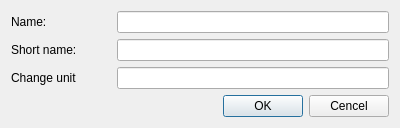
<?xml version="1.0" encoding="UTF-8"?>
<ui version="4.0">
 <class>CreateMeasure</class>
 <widget class="QDialog" name="CreateMeasure">
  <property name="geometry">
   <rect>
    <x>0</x>
    <y>0</y>
    <width>400</width>
    <height>125</height>
   </rect>
  </property>
  <property name="sizePolicy">
   <sizepolicy hsizetype="Fixed" vsizetype="Fixed">
    <horstretch>0</horstretch>
    <verstretch>0</verstretch>
   </sizepolicy>
  </property>
  <property name="windowTitle">
   <string>Create/Update Measure</string>
  </property>
  <property name="locale">
   <locale language="English" country="UnitedStates"/>
  </property>
  <property name="modal">
   <bool>false</bool>
  </property>
  <layout class="QGridLayout" name="gridLayout">
   <property name="leftMargin">
    <number>11</number>
   </property>
   <property name="topMargin">
    <number>11</number>
   </property>
   <property name="rightMargin">
    <number>11</number>
   </property>
   <property name="bottomMargin">
    <number>11</number>
   </property>
   <item row="4" column="0" colspan="2">
    <layout class="QHBoxLayout" name="horizontalLayout">
     <item>
      <spacer name="horizontalSpacer">
       <property name="orientation">
        <enum>Qt::Horizontal</enum>
       </property>
       <property name="sizeHint" stdset="0">
        <size>
         <width>40</width>
         <height>20</height>
        </size>
       </property>
      </spacer>
     </item>
     <item>
      <widget class="QPushButton" name="okBtn">
       <property name="text">
        <string>OK</string>
       </property>
      </widget>
     </item>
     <item>
      <widget class="QPushButton" name="cancelBtn">
       <property name="text">
        <string>Cencel</string>
       </property>
      </widget>
     </item>
    </layout>
   </item>
   <item row="0" column="1">
    <widget class="QLineEdit" name="nameEdit">
     <property name="toolTip">
      <string>&lt;html&gt;&lt;head/&gt;&lt;body&gt;&lt;p&gt;For example: Kilograms&lt;/p&gt;&lt;/body&gt;&lt;/html&gt;</string>
     </property>
    </widget>
   </item>
   <item row="1" column="1">
    <widget class="QLineEdit" name="shortNameEdit">
     <property name="toolTip">
      <string>&lt;html&gt;&lt;head/&gt;&lt;body&gt;&lt;p&gt;For example: Kg&lt;/p&gt;&lt;/body&gt;&lt;/html&gt;</string>
     </property>
    </widget>
   </item>
   <item row="0" column="0">
    <widget class="QLabel" name="nameLb">
     <property name="minimumSize">
      <size>
       <width>100</width>
       <height>0</height>
      </size>
     </property>
     <property name="text">
      <string>Name:</string>
     </property>
    </widget>
   </item>
   <item row="1" column="0">
    <widget class="QLabel" name="shortNameLb">
     <property name="text">
      <string>Short name:</string>
     </property>
    </widget>
   </item>
   <item row="2" column="0">
    <widget class="QLabel" name="unitLb">
     <property name="text">
      <string>Change unit</string>
     </property>
    </widget>
   </item>
   <item row="2" column="1">
    <widget class="QLineEdit" name="unitEdit">
     <property name="toolTip">
      <string>&lt;html&gt;&lt;head/&gt;&lt;body&gt;&lt;p&gt;For example: 1000 (1 kilogram = 1000 grams, only if have mo little measure, otherwise = 1)&lt;/p&gt;&lt;/body&gt;&lt;/html&gt;</string>
     </property>
    </widget>
   </item>
  </layout>
 </widget>
 <tabstops>
  <tabstop>nameEdit</tabstop>
  <tabstop>shortNameEdit</tabstop>
  <tabstop>unitEdit</tabstop>
  <tabstop>okBtn</tabstop>
  <tabstop>cancelBtn</tabstop>
 </tabstops>
 <resources/>
 <connections/>
</ui>
